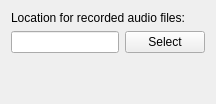
      <widget class="QWidget" name="tab1">
       <attribute name="title">
        <string>Recording</string>
       </attribute>
       <attribute name="toolTip">
        <string>Recording settings</string>
       </attribute>
       <layout class="QVBoxLayout" name="verticalLayout_2">
        <item>
         <widget class="QLabel" name="recDirLabel">
          <property name="text">
           <string>Location for recorded audio files:</string>
          </property>
         </widget>
        </item>
        <item>
         <layout class="QHBoxLayout" name="horizontalLayout_6">
          <item>
           <widget class="QLineEdit" name="recDirEdit">
            <property name="toolTip">
             <string>Enter a location for recordings</string>
            </property>
           </widget>
          </item>
          <item>
           <widget class="QPushButton" name="recDirButton">
            <property name="toolTip">
             <string>Select a location using a browser</string>
            </property>
            <property name="text">
             <string>Select</string>
            </property>
           </widget>
          </item>
         </layout>
        </item>
        <item>
         <spacer name="verticalSpacer">
          <property name="orientation">
           <enum>Qt::Vertical</enum>
          </property>
          <property name="sizeHint" stdset="0">
           <size>
            <width>20</width>
            <height>40</height>
           </size>
          </property>
         </spacer>
        </item>
       </layout>
      </widget>
